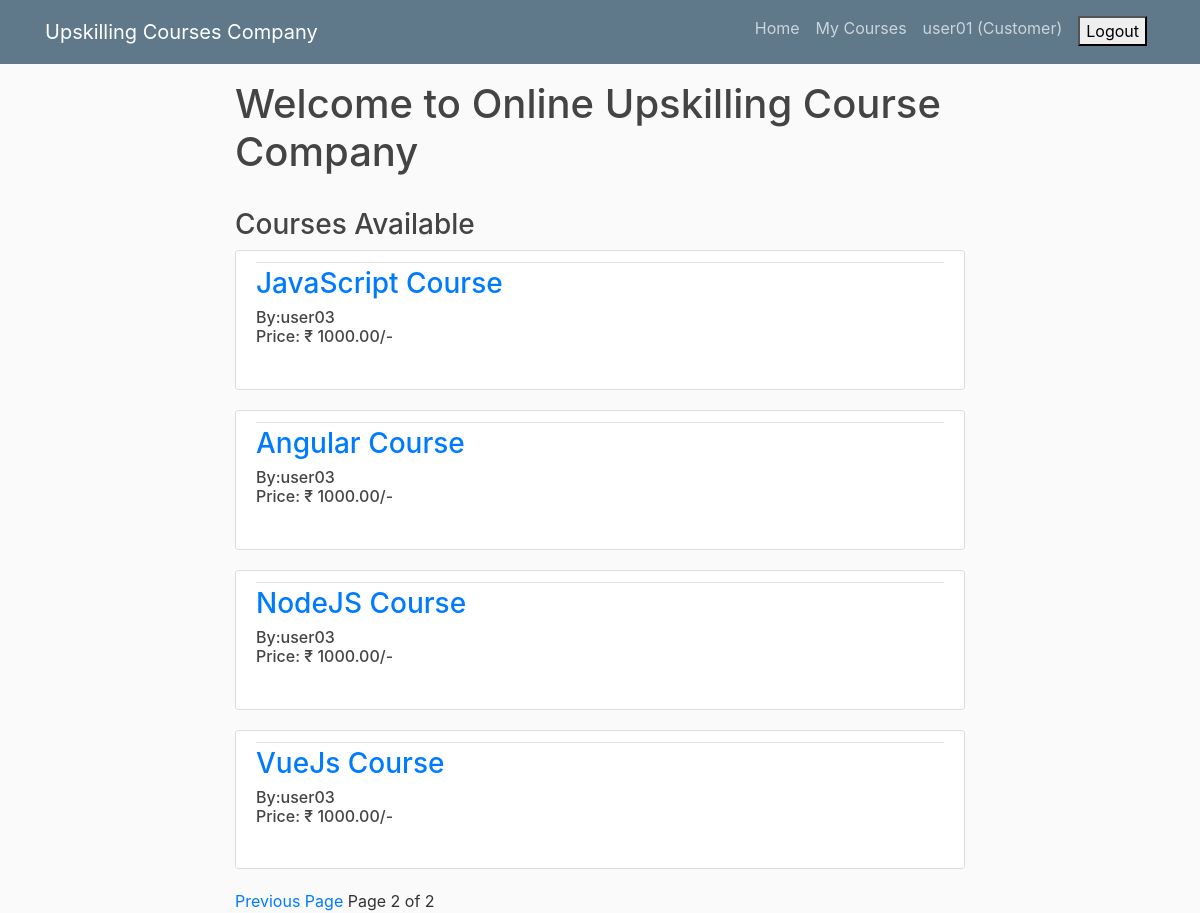
Before: /home/?page=2 (signed in) with the older database file.
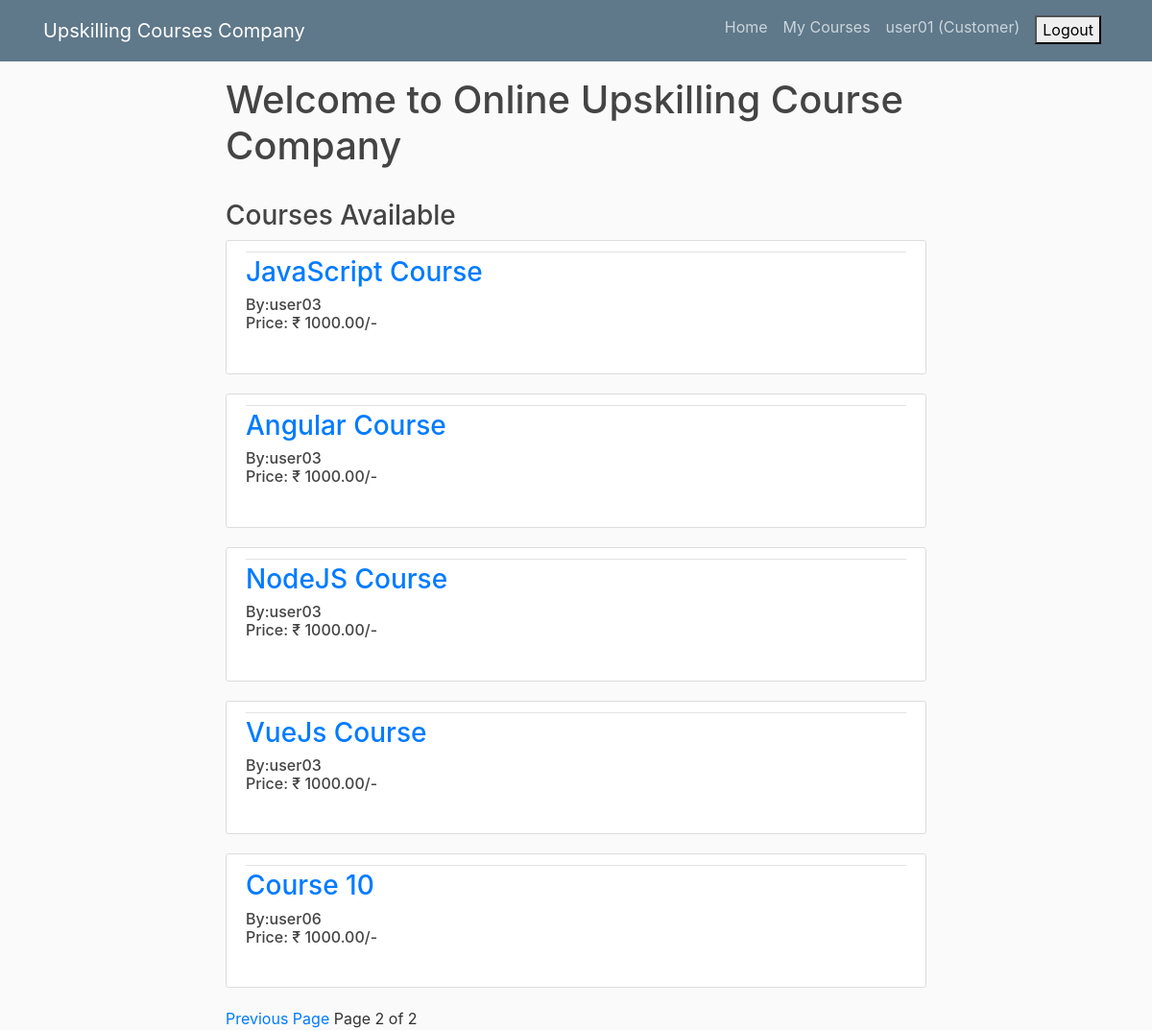
After: the same page with the newer database file.
### products/models.py (models this page shows, shortened)
class Product(models.Model):
    product_id      = models.IntegerField(primary_key=True)
    product_name    = models.CharField(max_length=100)
    product_price   = models.DecimalField(max_digits=6, decimal_places=2)
    product_seller  = models.ForeignKey(SalesExecutive, on_delete=models.CASCADE)

### accounts/models.py (models this page shows)
class SalesExecutive(models.Model):
    user = models.OneToOneField(User, on_delete=models.CASCADE, primary_key=True)
    username = models.CharField(unique=True, max_length=100)
    email = models.EmailField(max_length=100)
    first_name = models.CharField(max_length=100)
    last_name = models.CharField(max_length=100)
    def __str__(self):
        return str(self.user)

class User(AbstractUser):
    is_admin = models.BooleanField(default=False)
    is_customer = models.BooleanField(default=False)
    is_customerexecutive = models.BooleanField(default=False)
    is_salesexecutive = models.BooleanField(default=False)
    username = models.CharField(unique=True, max_length=100)
    email = models.EmailField(max_length=100)
    first_name = models.CharField(max_length=100)
    last_name = models.CharField(max_length=100)

### products/views.py (the view)
# urls.py: path('home/', home, name='home'),
def home(request):
    products = Product.objects.all()
    paginator = Paginator(products, 5)
    page = request.GET.get('page')
    try:
        products = paginator.page(page)
    except PageNotAnInteger:
        products = paginator.page(1)
    except EmptyPage:
        products = paginator.page(paginator.num_pages)
    return render(request, 'products/home.html', {'products':products, 'page':page})

### products/templates/products/home.html (shortened to what this page needs)
{% extends 'base.html' %}
{% block content %}
{% if user.is_customer %}
    <h1>Welcome to Online Upskilling Course Company</h1><br>
    <h3>Courses Available</h3>
    {% for i in products %}
        <article class="media content-section">
            <div class="media-body">
                <div class="article-metadata"></div>
                <h3><a href="{% url 'products:productdetail' product_id=i.product_id %}">{{ i.product_name }}</a></h3>
                <h6>By:{{ i.product_seller }}<br>
                Price: ₹ {{ i.product_price }}/-</h6><br>
            </div>
        </article>
    {% endfor %}
    {% if products.has_previous %}
        <a href="{% url 'products:home' %}?page={{ products.previous_page_number }}">Previous Page</a>
    {% endif %}
    Page {{ products.number }} of {{ products.paginator.num_pages }}
{% endif %}
{% endblock %}

Changed rows visible on the page:
added Product: product_name "Course 10", product_seller "user06", product_price "1000.00"
